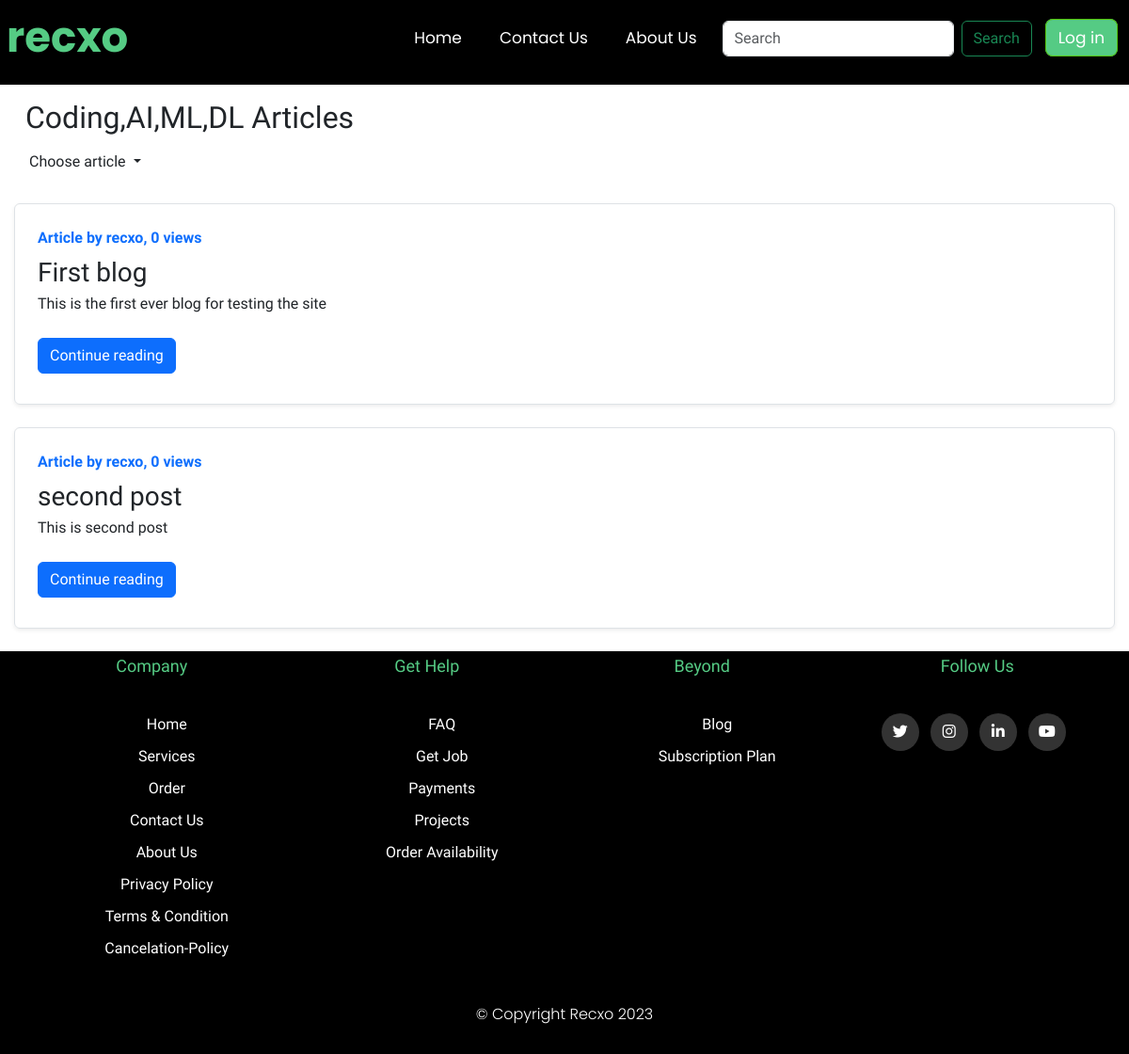
Page /blog/ on the earlier database version.
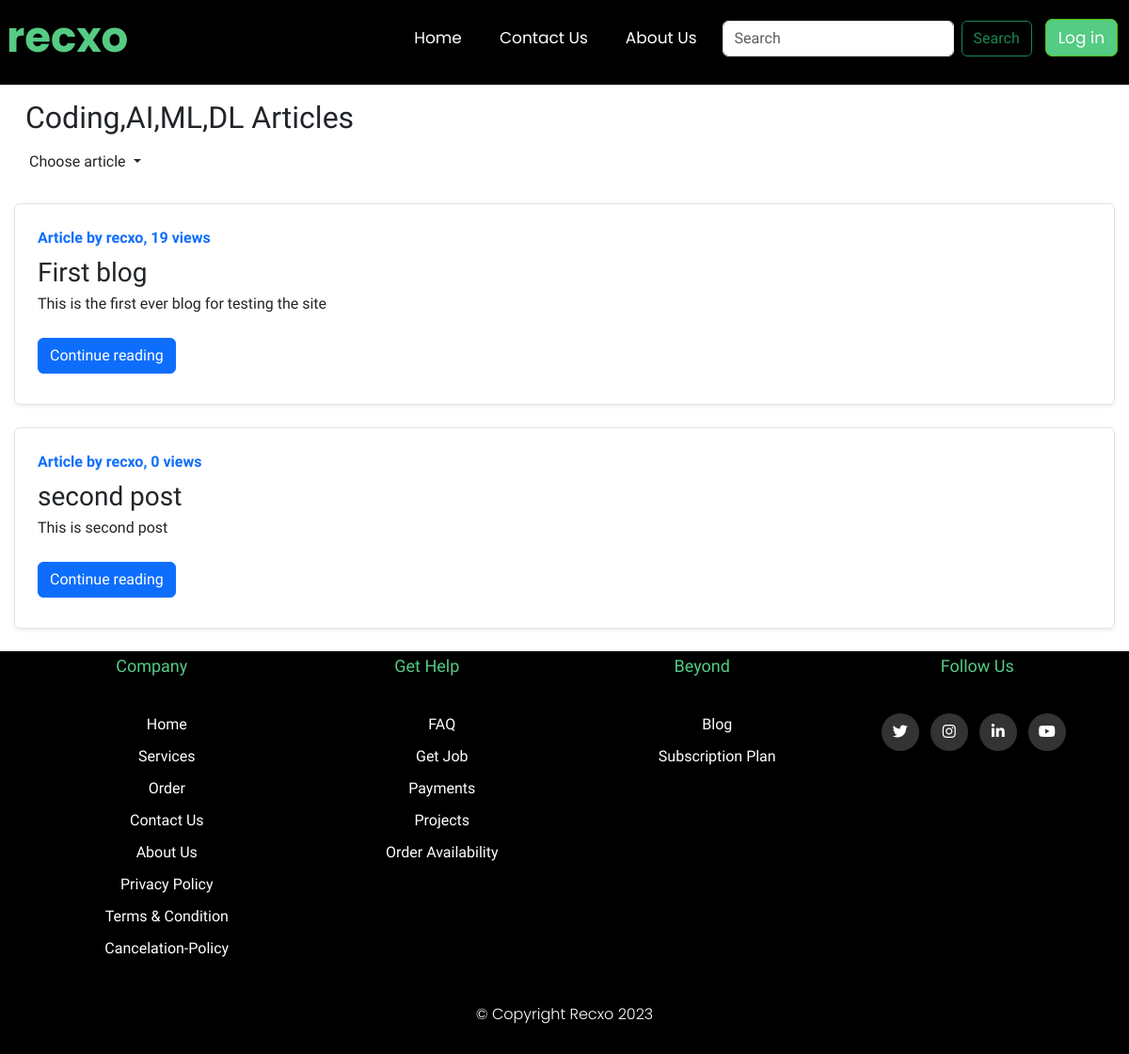
Same page on the later database version.
### Blog/models.py (models this page shows, shortened)
class Post(models.Model):
    sno = models.AutoField(primary_key=True)
    title = models.CharField(max_length=200)
    content = models.TextField()
    author = models.CharField(max_length=13)
    slug = models.CharField(max_length=130)
    views= models.IntegerField(default=0)
    timestamp = models.DateTimeField(blank=True)

### Blog/views.py (the view)
# urls.py: path('', views.blogHome,name='blogHome'),
def blogHome(request):
    allPosts = Post.objects.all()
    context = {'allPosts': allPosts}
    return render(request, 'blog/blogHome.html', context)

### templates/blog/blogHome.html (shortened to what this page needs)
{% extends 'blog_base.html' %} {% block title %} blog{% endblock title %}
{% block blogactive %}active{% endblock blogactive %} {% block body %}
<div class="container my-3">
  <span>
    <h2>Coding,AI,ML,DL Articles</h2>
  </span>
  <span>
    <ul class="navbar-nav ml-auto mx-1">
      <li class="nav-item dropdown ">
        <a class="nav-link dropdown-toggle" href="#" role="button" data-bs-toggle="dropdown" aria-expanded="false">
          Choose article
        </a>
      </li>
    </ul>
  </span>
  {% for post in allPosts %}
  <div class="row no-gutters border rounded overflow-hidden flex-md-row mb-4 shadow-sm h-md-250 my-4 position-relative">
    <div class="col p-4 d-flex flex-column position-static">
      <strong class="d-inline-block mb-2 text-primary">Article by {{post.author}}, {{post.views}} views</strong>
      <h3 class="mb-0">{{post.title}}</h3>
      <p class="card-text mb-auto">
          <div class="preview">
          {{post.content|safe| truncatechars:500}}
        </div>
        </p>
      <div class="my-2">
        <a href="/blog/{{post.slug}}" role="button" class="btn btn-primary">Continue reading</a>
      </div>
    </div>
  </div>
  {% endfor %}
</div>
  {% endblock body %}

Differences in the rows shown:
changed Post "First blog": views "0" → "19"
